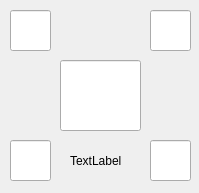
<?xml version="1.0" encoding="UTF-8"?>
<ui version="4.0">
 <class>Frame</class>
 <widget class="QFrame" name="Frame">
  <property name="geometry">
   <rect>
    <x>0</x>
    <y>0</y>
    <width>199</width>
    <height>193</height>
   </rect>
  </property>
  <property name="windowTitle">
   <string>Frame</string>
  </property>
  <property name="windowOpacity">
   <double>1.000000000000000</double>
  </property>
  <property name="frameShape">
   <enum>QFrame::NoFrame</enum>
  </property>
  <property name="frameShadow">
   <enum>QFrame::Sunken</enum>
  </property>
  <widget class="QLineEdit" name="lineEdit_5">
   <property name="geometry">
    <rect>
     <x>10</x>
     <y>140</y>
     <width>41</width>
     <height>41</height>
    </rect>
   </property>
  </widget>
  <widget class="QLineEdit" name="lineEdit">
   <property name="geometry">
    <rect>
     <x>60</x>
     <y>60</y>
     <width>81</width>
     <height>71</height>
    </rect>
   </property>
  </widget>
  <widget class="QLineEdit" name="lineEdit_6">
   <property name="geometry">
    <rect>
     <x>10</x>
     <y>10</y>
     <width>41</width>
     <height>41</height>
    </rect>
   </property>
  </widget>
  <widget class="QLineEdit" name="lineEdit_7">
   <property name="geometry">
    <rect>
     <x>150</x>
     <y>140</y>
     <width>41</width>
     <height>41</height>
    </rect>
   </property>
  </widget>
  <widget class="QLineEdit" name="lineEdit_8">
   <property name="geometry">
    <rect>
     <x>150</x>
     <y>10</y>
     <width>41</width>
     <height>41</height>
    </rect>
   </property>
  </widget>
  <widget class="QLabel" name="label">
   <property name="geometry">
    <rect>
     <x>70</x>
     <y>150</y>
     <width>67</width>
     <height>21</height>
    </rect>
   </property>
   <property name="text">
    <string>TextLabel</string>
   </property>
  </widget>
 </widget>
 <resources/>
 <connections/>
</ui>
